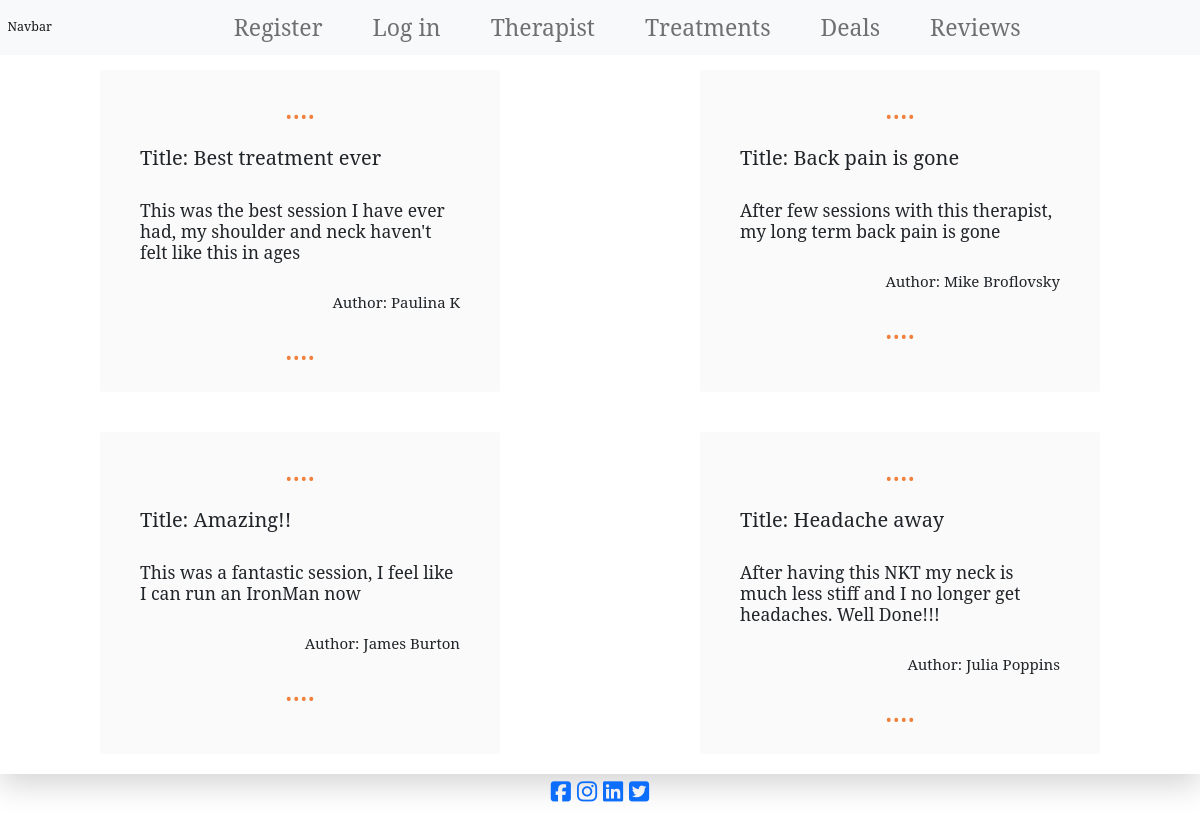
/reviews/reviews, run on the app's committed database.
### reviews/models.py (models this page shows, shortened)
class Review(models.Model):
    title = models.CharField(max_length=50, null=False,
                             blank=False, default='Title')
    description = models.TextField()
    date = models.DateTimeField(auto_now_add=True)
    author = models.CharField(max_length=20, null=False, blank=True)
    featured = models.BooleanField(default=False, null=True, blank=True)

### reviews/views.py (the view)
# urls.py: path('reviews', views.reviews, name='reviews')
def reviews(request):
    reviews = Review.objects.all()
    context = {
        'reviews': reviews,
    }
    return render(request, 'reviews/reviews.html', context)

### basket/contexts.py (called while the page is built, shortened)
def basket_contents(request):
    basket_items = []
    total = 0
    product_count = 0
    basket = request.session.get('basket', {})
    context = {
        'basket_items': basket_items,
        'total': total,
        'product_count': product_count
    }
    return context

### reviews/templates/reviews/reviews.html
{% extends 'base.html' %}
{% load static %}
{% block extra_css %}
<link rel="stylesheet" href="{% static 'reviews/css/reviews.css' %}">
{% endblock %}
{% block content %}
{% include 'components/navbar/navbar.html' %}
<div class="row justify-content-around shadow-lg">
    {% for review in reviews %}
    <div class="col-4 review-card rounded">
        <h2 class="review-dots text-center">....</h2>
        <h2 class="review-text">Title: {{ review.title|capfirst }}</h2>
        <h3 class="review-text">{{ review.description|capfirst }}</h3>
        <h4 class="review-text text-end">Author: {{ review.author }}</h4>
        <h2 class="review-dots text-center">....</h2>
    </div>
    {% endfor %}
</div>
{% include 'components/footer/footer.html' %}
{% endblock %}

### templates/base.html (shortened to what this page needs)
{% load static %}
<!doctype html>
<html lang="en">
    <head>
        {% block corecss %}
            <link href="https://cdn.jsdelivr.net/npm/bootstrap@5.0.0-beta3/dist/css/bootstrap.min.css" rel="stylesheet">
            <link rel="stylesheet" href="{% static 'css/base.css' %}">
        {% endblock %}
        {% block extra_css %}
        {% endblock %}
    </head>
    <body>
        <div class="container-fluid main-wrapper">
            {% block content %}
            {% endblock %}
        </div>
    </body>
</html>

### templates/components/navbar/navbar.html (shortened to what this page needs)
<nav class="navbar navbar-expand-lg fixed-top navbar-light bg-light">
  <div class="container-fluid">
    <a class="navbar-brand" href="{% url 'home' %}">Navbar</a>
    <div class="collapse navbar-collapse" id="navbarNavAltMarkup">
      <div class="navbar-nav justify-content-center">
        {% if not request.user.is_authenticated %}
            <a class="nav-link" href="{% url 'account_signup' %}">Register</a>
            <a class="nav-link" href="{% url 'account_login' %}">Log in</a>
        {% endif %}
            <a class="nav-link" href="{% url 'therapist' %}">Therapist</a>
            <a class="nav-link" href="{% url 'treatments' %}">Treatments</a>
            <a class="nav-link" href="{% url 'deals' %}">Deals</a>
            <a class="nav-link" href="{% url 'reviews' %}">Reviews</a>
    </div>
  </div>
</nav>

### templates/components/footer/footer.html
<footer class="row footer-container">
        <div class="col-12 text-center">
            <a href="https://www.facebook.com/" target="_blank" aria-label="find us on facebook" rel="noopener"><i
                    class="fab fa-facebook-square"></i></a>
            <a href="https://www.instagram.com/" target="_blank" aria-label="find us on instagram" rel="noopener"><i
                    class="fab fa-instagram"></i></a>
            <a href="https://www.linkedin.com/home" target="_blank" aria-label="find us on linkedin" rel="noopener"><i
                    class="fab fa-linkedin"></i></a>
            <a href="https://twitter.com/explore" target="_blank" aria-label="find us on twitter" rel="noopener"><i
                    class="fab fa-twitter-square"></i></a>
        </div>
</footer>

### static/css/base.css (style rules this page uses)
:root { --theme-grey: #d8d4d5; --theme-green: #03fcba; --theme-red: #ee6352; --theme-blue: #008dd5; --theme-orange: #f0803c; --bs-success: #198754; --bs-info: #0dcaf0; --bs-warning: #ffc107; --bs-danger: #dc3545; }
html { font-size: 62.5%; scroll-behavior: smooth; }
body { font-family: 'Noto Serif', serif; font-weight: 400; font-size: 2.3rem; background: url('/media/background.png') no-repeat center center fixed; background-size: cover; height: 100vh; }
.main-wrapper { height: 100vh; margin-top: 5rem; }
.navbar-nav { width: 100%; }
.nav-link { margin-right: 2rem; margin-left: 2rem; }
.footer-container { margin-bottom: 2rem; }

### reviews/static/reviews/css/reviews.css (style rules this page uses)
.review-card { background-color: #fafafa; margin: 2rem; padding: 2rem; }
.review-text { margin: 1rem; padding: 1rem; }
.review-dots { color: var(--theme-orange); font-size: 3rem; }

### data on the page
Review: title "Best treatment ever", description "This was the best session I have ever had, my shoulder and neck haven't felt like this in ages", author "Paulina K"
Review: title "Back pain is gone", description "After few sessions with this therapist, my long term back pain is gone", author "Mike Broflovsky"
Review: title "Amazing!!", description "This was a fantastic session, I feel like I can run an IronMan now", author "James Burton"
Review: title "Headache away", description "After having this NKT my neck is much less stiff and I no longer get headaches. Well Done!!!", author "Julia Poppins"
